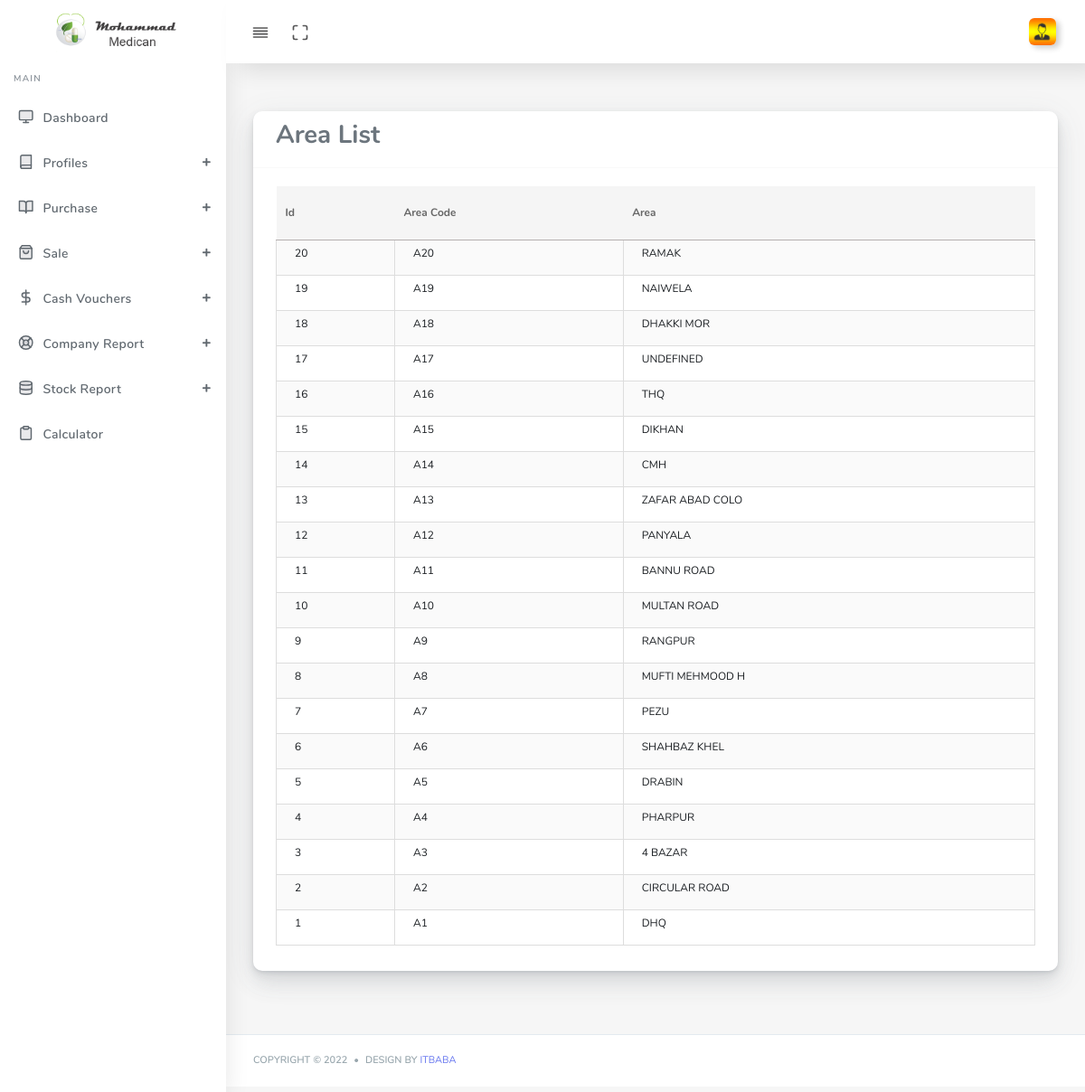
The page /area-list.php (signed in) on the database its author committed.
### tables this page shows
CREATE TABLE IF NOT EXISTS `ariainfo` (
  `sno` tinyint(4) NOT NULL AUTO_INCREMENT,
  `ariaid` varchar(10) DEFAULT NULL,
  `arianame` varchar(15) DEFAULT NULL,
  `status` tinyint(4) DEFAULT NULL,
  PRIMARY KEY (`sno`)
);

### area-list.php (the view, shortened to what this page needs)
<?php
include "include/header.php";
?>
</head>
<body >
  <?php include "include/menu.php"; ?>
      <div class="main-content">
        <section class="section">
          <div class="section-body">
            <div class="row">
              <div class="col-12">
                <div class="card">
                  <div class="card-header">
                    <h3>Area List</h3>
                  </div>
                  <div class="card-body">
                    <div class="table-responsive">
<table class="table table-striped table-hover text-dark mb-2" id="user_data" style="width:100%;">
<thead>
<tr>
<th > Id</th>
<th >Area Code</th>
<th >Area</th>
</tr>
</thead>
<tbody>
<?php
include "db.php";
$q="select * from ariainfo order by sno DESC";
$s=$dbpdo->prepare($q);
$s->execute();
while($row = $s->fetch(PDO::FETCH_BOTH)){
echo "<tr>
<td>$row[0]</td>
<td>$row[1]</td>
<td>$row[2]</td>
</tr>
";
}
?>
  </tbody>
 </table>
               </div>
            </div></div>
            </div>
              </div>
            </div>
          </div>
     <?php include "include/footer.php";?>

### include/header.php (style rules this page uses)
#user_data { font-size:13px !important; color: #191d21 !important }
#user_data tr td { height: 0px; font-size: 12px; padding: 5px 5px 15px 20px; border: 1px solid #ddd !important; }
th { background-image: linear-gradient(#8ea0a0,#a9e0e2); border: 0px solid #333 !important; color: #583517; border-bottom: 1px solid #b5b0b0 !important; background: #ddd; font-size: 12px; }
thead { margin-bottom:5px; }

### rows shown on the page
ariainfo: sno "20", ariaid "A20", arianame "RAMAK"
ariainfo: sno "19", ariaid "A19", arianame "NAIWELA"
ariainfo: sno "18", ariaid "A18", arianame "DHAKKI MOR"
ariainfo: sno "17", ariaid "A17", arianame "UNDEFINED"
ariainfo: sno "16", ariaid "A16", arianame "THQ"
ariainfo: sno "15", ariaid "A15", arianame "DIKHAN"
ariainfo: sno "14", ariaid "A14", arianame "CMH"
ariainfo: sno "13", ariaid "A13", arianame "ZAFAR ABAD COLO"
ariainfo: sno "12", ariaid "A12", arianame "PANYALA"
ariainfo: sno "11", ariaid "A11", arianame "BANNU ROAD"
ariainfo: sno "10", ariaid "A10", arianame "MULTAN ROAD"
ariainfo: sno "9", ariaid "A9", arianame "RANGPUR"
ariainfo: sno "8", ariaid "A8", arianame "MUFTI MEHMOOD H"
ariainfo: sno "7", ariaid "A7", arianame "PEZU"
ariainfo: sno "6", ariaid "A6", arianame "SHAHBAZ KHEL"
ariainfo: sno "5", ariaid "A5", arianame "DRABIN"
ariainfo: sno "4", ariaid "A4", arianame "PHARPUR"
ariainfo: sno "3", ariaid "A3", arianame "4 BAZAR"
ariainfo: sno "2", ariaid "A2", arianame "CIRCULAR ROAD"
ariainfo: sno "1", ariaid "A1", arianame "DHQ"
